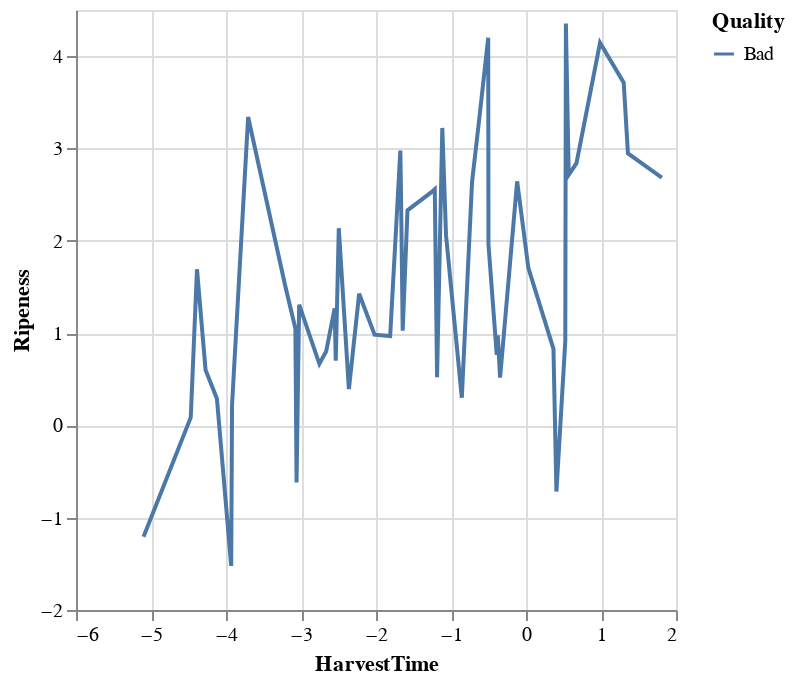

Notebook code for this chart:
### Code cell
alt.Chart(data2).mark_line().encode(
    x = "HarvestTime",
    y = "Ripeness",
    color="Quality"
)

### Figure 1 — Vega-Lite specification as saved in the notebook (floating-point values rounded to 4 significant figures)
{"config": {"background": "white", "view": {"continuousWidth": 300, "continuousHeight": 300}}, "data": {"name": "data-7ba560a4ee06a2e8a44d7088114f0e97"}, "mark": {"type": "line"}, "encoding": {"color": {"field": "Quality", "type": "nominal"}, "x": {"field": "HarvestTime", "type": "quantitative"}, "y": {"field": "Ripeness", "type": "quantitative"}}, "$schema": "https://vega.github.io/schema/vega-lite/v5.16.3.json", "datasets": {"data-7ba560a4ee06a2e8a44d7088114f0e97": [{"Size": 0.02428, "Weight": -1.943, "Sweetness": -2.035, "Softness": -3.08, "HarvestTime": -0.7194, "Ripeness": 2.637, "Acidity": -0.5404, "Quality": "Bad"}, {"Size": -2.586, "Weight": -2.14, "Sweetness": -2.74, "Softness": -1.851, "HarvestTime": 0.3661, "Ripeness": 0.8293, "Acidity": -3.277, "Quality": "Bad"}, {"Size": -4.626, "Weight": 0.0879, "Sweetness": -1.374, "Softness": -1.678, "HarvestTime": -4.47, "Ripeness": 0.08661, "Acidity": -1.2, "Quality": "Bad"}, {"Size": -2.19, "Weight": -1.172, "Sweetness": 0.7102, "Softness": -0.7144, "HarvestTime": -3.025, "Ripeness": 1.307, "Acidity": -0.3675, "Quality": "Bad"}, {"Size": -0.1762, "Weight": -0.8262, "Sweetness": -0.9823, "Softness": 0.09543, "HarvestTime": -0.5005, "Ripeness": 1.959, "Acidity": -4.27, "Quality": "Bad"}, {"Size": -1.137, "Weight": 0.3878, "Sweetness": -2.121, "Softness": -0.4244, "HarvestTime": 0.5238, "Ripeness": 0.912, "Acidity": -4.262, "Quality": "Bad"}, {"Size": -0.08614, "Weight": -0.5487, "Sweetness": -4.093, "Softness": -1.132, "HarvestTime": 0.5694, "Ripeness": 2.713, "Acidity": -3.677, "Quality": "Bad"}, {"Size": -5.509, "Weight": 0.573, "Sweetness": -2.238, "Softness": 0.07773, "HarvestTime": -3.919, "Ripeness": 0.2207, "Acidity": -3.137, "Quality": "Bad"}, {"Size": -1.84, "Weight": 0.343, "Sweetness": -1.532, "Softness": -1.175, "HarvestTime": -2.664, "Ripeness": 0.8016, "Acidity": -1.382, "Quality": "Bad"}, {"Size": -1.125, "Weight": -2.954, "Sweetness": -1.683, "Softness": -1.412, "HarvestTime": -1.58, "Ripeness": 2.33, "Acidity": -0.9821, "Quality": "Bad"}, {"Size": -1.997, "Weight": -1.332, "Sweetness": -1.095, "Softness": -2.833, "HarvestTime": -3.059, "Ripeness": -0.6187, "Acidity": -0.1095, "Quality": "Bad"}, {"Size": 4.457, "Weight": -4.64, "Sweetness": -2.033, "Softness": -3.461, "HarvestTime": 0.987, "Ripeness": 4.144, "Acidity": 1.185, "Quality": "Bad"}, {"Size": -2.824, "Weight": 2.624, "Sweetness": -1.752, "Softness": -0.5337, "HarvestTime": -5.099, "Ripeness": -1.207, "Acidity": -2.715, "Quality": "Bad"}, {"Size": 1.129, "Weight": -2.788, "Sweetness": -2.297, "Softness": -3.284, "HarvestTime": 1.303, "Ripeness": 3.712, "Acidity": -1.672, "Quality": "Bad"}, {"Size": -1.841, "Weight": 0.3293, "Sweetness": -2.982, "Softness": 0.09683, "HarvestTime": -1.644, "Ripeness": 1.025, "Acidity": -5.164, "Quality": "Bad"}, {"Size": -0.2734, "Weight": -1.786, "Sweetness": -3.771, "Softness": -1.904, "HarvestTime": 0.5319, "Ripeness": 4.353, "Acidity": -2.066, "Quality": "Bad"}, {"Size": -0.4191, "Weight": -2.057, "Sweetness": -1.641, "Softness": 0.164, "HarvestTime": -1.667, "Ripeness": 2.55, "Acidity": -1.728, "Quality": "Bad"}, {"Size": 1.487, "Weight": -3.145, "Sweetness": -1.776, "Softness": -2.588, "HarvestTime": 1.811, "Ripeness": 2.684, "Acidity": -1.631, "Quality": "Bad"}, {"Size": -0.09201, "Weight": -0.9576, "Sweetness": -2.221, "Softness": -0.5859, "HarvestTime": -0.6229, "Ripeness": 3.323, "Acidity": -2.625, "Quality": "Bad"}, {"Size": -2.042, "Weight": -2.638, "Sweetness": -0.7182, "Softness": -1.852, "HarvestTime": 0.03104, "Ripeness": 1.707, "Acidity": -2.177, "Quality": "Bad"}, {"Size": 0.7334, "Weight": -4.101, "Sweetness": -4.109, "Softness": -5.302, "HarvestTime": 1.359, "Ripeness": 2.946, "Acidity": -0.093, "Quality": "Bad"}, {"Size": -2.131, "Weight": -1.627, "Sweetness": -0.5804, "Softness": -1.564, "HarvestTime": -4.121, "Ripeness": 0.2881, "Acidity": 0.7958, "Quality": "Bad"}, {"Size": -1.135, "Weight": -2.031, "Sweetness": -3.593, "Softness": -3.376, "HarvestTime": -1.265, "Ripeness": 2.524, "Acidity": 0.6394, "Quality": "Bad"}, {"Size": 1.197, "Weight": -0.3543, "Sweetness": -1.077, "Softness": -3.116, "HarvestTime": -0.3454, "Ripeness": 0.5166, "Acidity": -0.8082, "Quality": "Bad"}, {"Size": -0.7548, "Weight": -1.466, "Sweetness": -1.834, "Softness": -2.173, "HarvestTime": -2.552, "Ripeness": 1.268, "Acidity": -0.9263, "Quality": "Bad"}, {"Size": -3.274, "Weight": -0.8008, "Sweetness": -0.8934, "Softness": 3.341, "HarvestTime": -1.116, "Ripeness": 3.222, "Acidity": -5.739, "Quality": "Bad"}, {"Size": -1.736, "Weight": -1.148, "Sweetness": -1.619, "Softness": -1.303, "HarvestTime": -2.019, "Ripeness": 0.9823, "Acidity": -1.661, "Quality": "Bad"}, {"Size": -3.004, "Weight": -1.748, "Sweetness": -1.703, "Softness": 1.737, "HarvestTime": -3.705, "Ripeness": 3.34, "Acidity": -3.017, "Quality": "Bad"}, {"Size": -0.212, "Weight": 1.062, "Sweetness": -2.145, "Softness": -2.103, "HarvestTime": -0.3898, "Ripeness": 0.7633, "Acidity": -3.604, "Quality": "Bad"}, {"Size": -1.141, "Weight": -1.612, "Sweetness": -0.9174, "Softness": -1.485, "HarvestTime": -1.811, "Ripeness": 0.9683, "Acidity": -0.6017, "Quality": "Bad"}, {"Size": -2.293, "Weight": -0.8516, "Sweetness": 0.1889, "Softness": 0.7818, "HarvestTime": -3.213, "Ripeness": 1.521, "Acidity": -1.526, "Quality": "Bad"}, {"Size": -1.755, "Weight": -1.631, "Sweetness": -0.6858, "Softness": -0.3544, "HarvestTime": -2.361, "Ripeness": 0.3937, "Acidity": -1.976, "Quality": "Bad"}, {"Size": -2.152, "Weight": -0.2479, "Sweetness": -2.982, "Softness": -2.576, "HarvestTime": -3.075, "Ripeness": 1.05, "Acidity": -1.148, "Quality": "Bad"}, {"Size": -0.5059, "Weight": -2.819, "Sweetness": -0.6911, "Softness": -0.4123, "HarvestTime": -0.5038, "Ripeness": 4.199, "Acidity": -1.138, "Quality": "Bad"}, {"Size": -3.591, "Weight": -2.689, "Sweetness": -2.272, "Softness": -2.176, "HarvestTime": -2.536, "Ripeness": 0.7011, "Acidity": -1.981, "Quality": "Bad"}, {"Size": 0.1313, "Weight": -1.902, "Sweetness": -1.662, "Softness": -2.889, "HarvestTime": -0.8557, "Ripeness": 0.2997, "Acidity": -1.418, "Quality": "Bad"}, {"Size": -2.384, "Weight": 1.057, "Sweetness": -2.078, "Softness": 0.1148, "HarvestTime": -4.272, "Ripeness": 0.5999, "Acidity": -2.398, "Quality": "Bad"}, {"Size": -0.403, "Weight": -1.058, "Sweetness": -1.382, "Softness": -0.05465, "HarvestTime": -2.496, "Ripeness": 2.136, "Acidity": -2.697, "Quality": "Bad"}, {"Size": -2.682, "Weight": -0.6459, "Sweetness": -0.387, "Softness": -1.633, "HarvestTime": -2.755, "Ripeness": 0.6671, "Acidity": -1.281, "Quality": "Bad"}, {"Size": 1.049, "Weight": 0.1716, "Sweetness": -1.115, "Softness": -2.965, "HarvestTime": 0.4056, "Ripeness": -0.7165, "Acidity": -2.254, "Quality": "Bad"}, {"Size": -1.364, "Weight": -4.379, "Sweetness": -4.331, "Softness": -4.091, "HarvestTime": 0.6731, "Ripeness": 2.84, "Acidity": -1.08, "Quality": "Bad"}, {"Size": -1.732, "Weight": -2.033, "Sweetness": -1.659, "Softness": 0.7204, "HarvestTime": -1.676, "Ripeness": 2.977, "Acidity": -3.695, "Quality": "Bad"}, {"Size": -3.257, "Weight": -2.373, "Sweetness": 0.8613, "Softness": 1.519, "HarvestTime": -4.387, "Ripeness": 1.691, "Acidity": -1.12, "Quality": "Bad"}, {"Size": -2.851, "Weight": -2.13, "Sweetness": -2.667, "Softness": -1.873, "HarvestTime": -1.186, "Ripeness": 0.5209, "Acidity": -2.864, "Quality": "Bad"}, {"Size": -2.813, "Weight": 2.069, "Sweetness": -1.672, "Softness": 0.2368, "HarvestTime": -3.931, "Ripeness": -1.523, "Acidity": -3.913, "Quality": "Bad"}, {"Size": -3.629, "Weight": -3.874, "Sweetness": -0.9842, "Softness": -0.9189, "HarvestTime": -1.216, "Ripeness": 2.56, "Acidity": -1.607, "Quality": "Bad"}, {"Size": -1.375, "Weight": -2.172, "Sweetness": -2.853, "Softness": -2.206, "HarvestTime": -1.066, "Ripeness": 2.061, "Acidity": -1.301, "Quality": "Bad"}, {"Size": -2.828, "Weight": -3.324, "Sweetness": -0.8685, "Softness": -3.914, "HarvestTime": -0.3763, "Ripeness": 0.9757, "Acidity": 1.255, "Quality": "Bad"}, {"Size": -1.1, "Weight": -1.419, "Sweetness": -0.9306, "Softness": -2.288, "HarvestTime": -2.225, "Ripeness": 1.426, "Acidity": -0.8161, "Quality": "Bad"}, {"Size": 0.8619, "Weight": -2.401, "Sweetness": -1.603, "Softness": -0.7415, "HarvestTime": -0.1181, "Ripeness": 2.644, "Acidity": -1.892, "Quality": "Bad"}]}}
